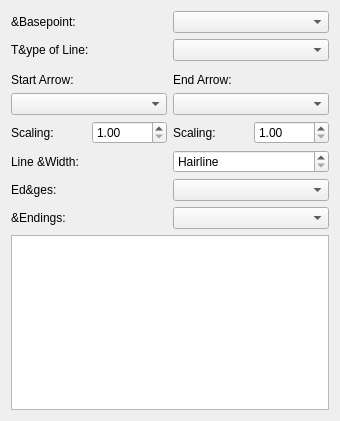
<?xml version="1.0" encoding="UTF-8"?>
<ui version="4.0">
 <class>PropertiesPalette_LineBase</class>
 <widget class="QWidget" name="PropertiesPalette_LineBase">
  <property name="geometry">
   <rect>
    <x>0</x>
    <y>0</y>
    <width>340</width>
    <height>421</height>
   </rect>
  </property>
  <property name="windowTitle">
   <string notr="true">Form</string>
  </property>
  <layout class="QGridLayout" name="gridLayout">
   <item row="0" column="0" colspan="2">
    <widget class="QLabel" name="lineModeLabel">
     <property name="text">
      <string>&amp;Basepoint:</string>
     </property>
    </widget>
   </item>
   <item row="0" column="2" colspan="2">
    <widget class="QComboBox" name="lineMode"/>
   </item>
   <item row="1" column="0" colspan="2">
    <widget class="QLabel" name="lineTypeLabel">
     <property name="text">
      <string>T&amp;ype of Line:</string>
     </property>
    </widget>
   </item>
   <item row="1" column="2" colspan="2">
    <widget class="LineCombo" name="lineType"/>
   </item>
   <item row="2" column="0" colspan="4">
    <widget class="DashEditor" name="dashEditor">
     <property name="frameShape">
      <enum>QFrame::StyledPanel</enum>
     </property>
     <property name="frameShadow">
      <enum>QFrame::Raised</enum>
     </property>
    </widget>
   </item>
   <item row="3" column="0">
    <widget class="QLabel" name="startArrowLabel">
     <property name="text">
      <string>Start Arrow:</string>
     </property>
    </widget>
   </item>
   <item row="3" column="2">
    <widget class="QLabel" name="endArrowLabel">
     <property name="text">
      <string>End Arrow:</string>
     </property>
    </widget>
   </item>
   <item row="4" column="0" colspan="2">
    <widget class="ArrowChooser" name="startArrow"/>
   </item>
   <item row="4" column="2" colspan="2">
    <widget class="ArrowChooser" name="endArrow"/>
   </item>
   <item row="5" column="0">
    <widget class="QLabel" name="startArrowScaleLabel">
     <property name="text">
      <string>Scaling:</string>
     </property>
    </widget>
   </item>
   <item row="5" column="1">
    <widget class="ScrSpinBox" name="startArrowScale">
     <property name="minimum">
      <double>1.000000000000000</double>
     </property>
     <property name="maximum">
      <double>300.000000000000000</double>
     </property>
    </widget>
   </item>
   <item row="5" column="2">
    <widget class="QLabel" name="endArrowScaleLabel">
     <property name="text">
      <string>Scaling:</string>
     </property>
    </widget>
   </item>
   <item row="5" column="3">
    <widget class="ScrSpinBox" name="endArrowScale">
     <property name="minimum">
      <double>1.000000000000000</double>
     </property>
     <property name="maximum">
      <double>300.000000000000000</double>
     </property>
    </widget>
   </item>
   <item row="6" column="0" colspan="2">
    <widget class="QLabel" name="lineWidthLabel">
     <property name="text">
      <string>Line &amp;Width:</string>
     </property>
    </widget>
   </item>
   <item row="6" column="2" colspan="2">
    <widget class="ScrSpinBox" name="lineWidth">
     <property name="specialValueText">
      <string>Hairline</string>
     </property>
     <property name="maximum">
      <double>300.000000000000000</double>
     </property>
    </widget>
   </item>
   <item row="7" column="0">
    <widget class="QLabel" name="lineJoinLabel">
     <property name="text">
      <string>Ed&amp;ges:</string>
     </property>
    </widget>
   </item>
   <item row="7" column="2" colspan="2">
    <widget class="QComboBox" name="lineJoinStyle"/>
   </item>
   <item row="8" column="0">
    <widget class="QLabel" name="lineEndLabel">
     <property name="text">
      <string>&amp;Endings:</string>
     </property>
    </widget>
   </item>
   <item row="8" column="2" colspan="2">
    <widget class="QComboBox" name="lineEndStyle"/>
   </item>
   <item row="9" column="0" colspan="4">
    <widget class="QListWidget" name="lineStyles"/>
   </item>
  </layout>
 </widget>
 <customwidgets>
  <customwidget>
   <class>ScrSpinBox</class>
   <extends>QDoubleSpinBox</extends>
   <header>ui/scrspinbox.h</header>
  </customwidget>
  <customwidget>
   <class>LineCombo</class>
   <extends>QComboBox</extends>
   <header>ui/linecombo.h</header>
  </customwidget>
  <customwidget>
   <class>ArrowChooser</class>
   <extends>QComboBox</extends>
   <header>ui/arrowchooser.h</header>
  </customwidget>
  <customwidget>
   <class>DashEditor</class>
   <extends>QFrame</extends>
   <header>ui/dasheditor.h</header>
   <container>1</container>
  </customwidget>
 </customwidgets>
 <resources/>
 <connections/>
</ui>
